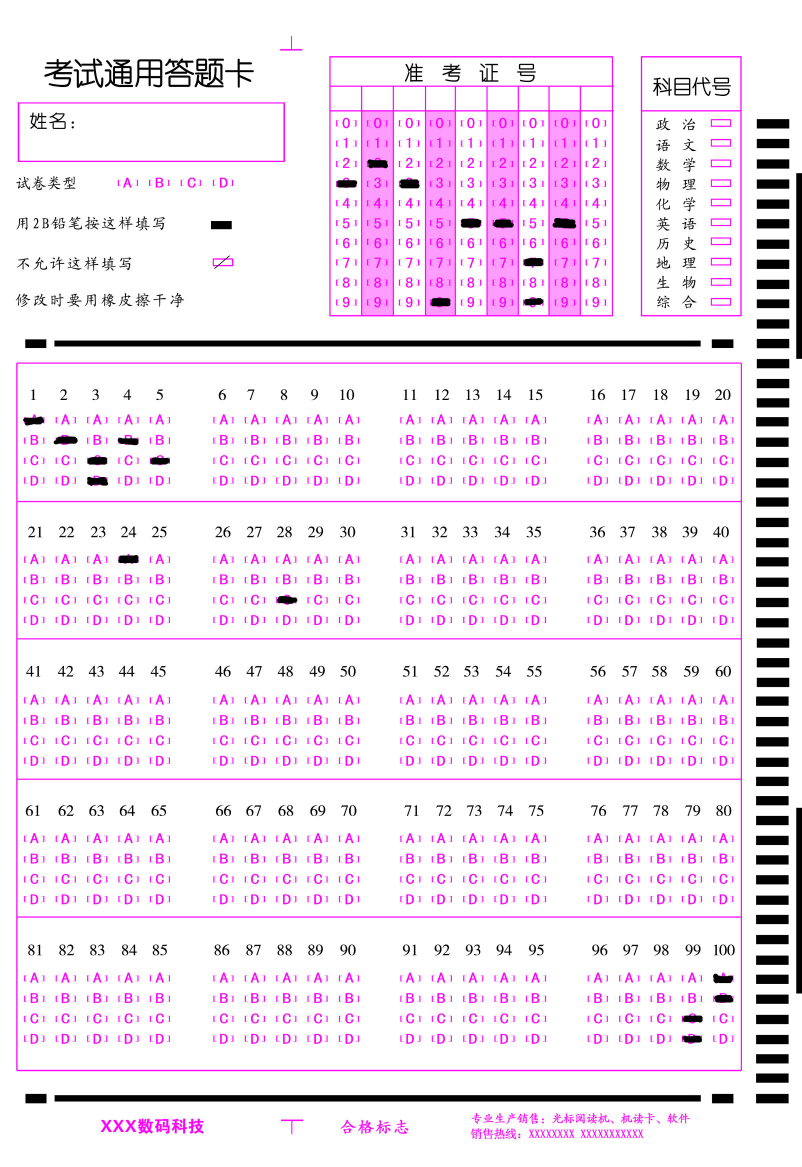
#> input picture py/xin.jpg, 2406 x 3499 px, found by its file name (shown at 1/3 size)
$ python test1.py   (older library calls are emulated)
#> lines starting #> are read from the running program, lines starting #| are printed output that depends on the picture; after the words box and inside, x2 and y2 are one past the last pixel; in counts of white or black regions, pixels touching at a corner belong together
#> in main, image is the input picture: shape (3499, 2406, 3); mean B, G, R 243.6, 230.8, 243.7
import cv2
import matplotlib.pyplot as plt
import imutils
from imutils.perspective import four_point_transform
import numpy as np
def get_init_process_img(roi_img):
    """
    对图片进行初始化处理，包括，梯度化，高斯模糊，二值化，腐蚀，膨胀和边缘检测
    :param roi_img: ndarray
    :return: ndarray
    """
    h = cv2.Sobel(roi_img, cv2.CV_32F, 0, 1, -1)
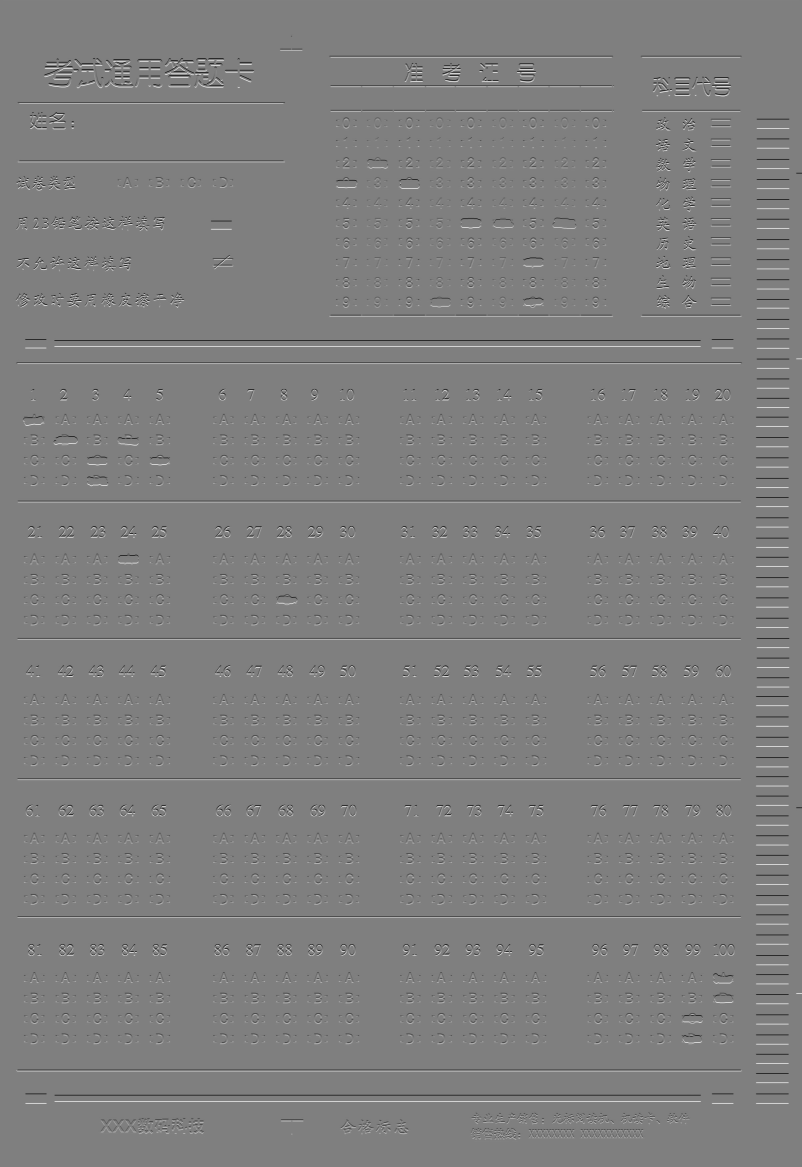
#> h: shape (3499, 2406) float32 (shown at 1/3 size); min -1020, max 1020, mean 0; drawn with min black and max white
    v = cv2.Sobel(roi_img, cv2.CV_32F, 1, 0, -1)
    img = cv2.add(h, v)
    img = cv2.convertScaleAbs(img)
    img = cv2.GaussianBlur(img, (3, 3), 0)
    ret, img = cv2.threshold(img, 120, 255, cv2.THRESH_BINARY)
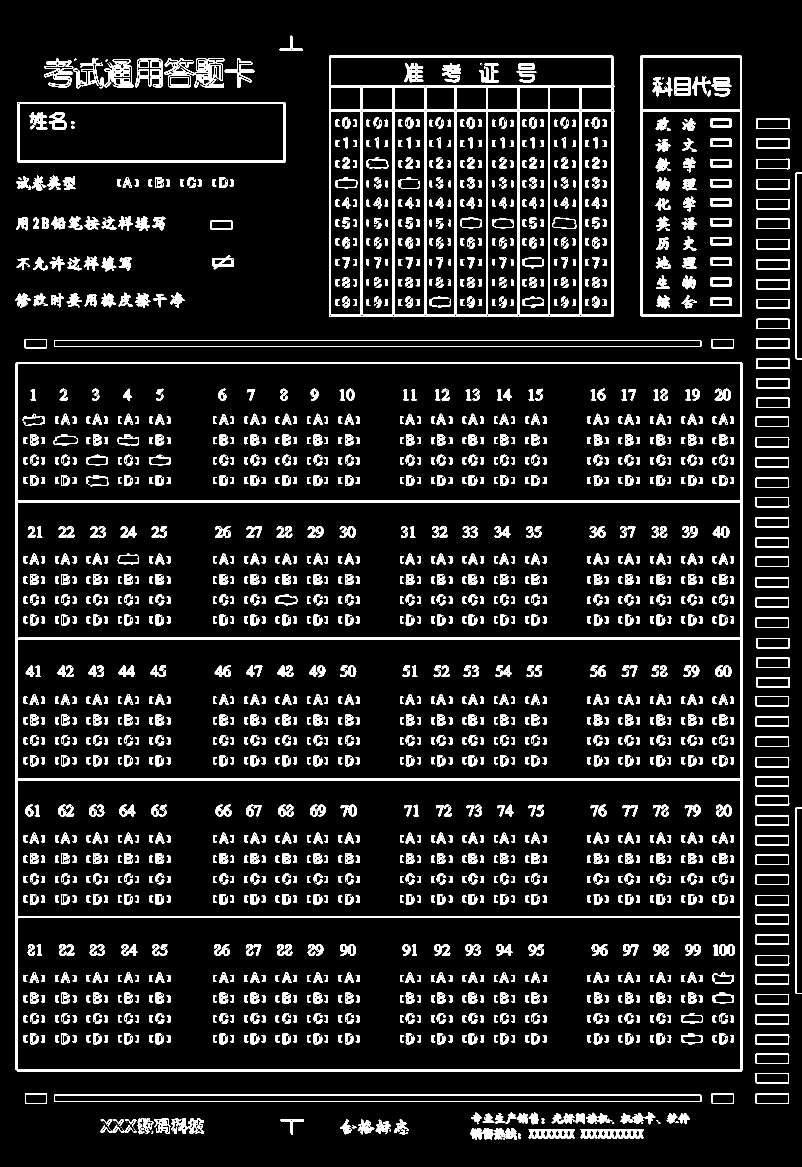
#> img: shape (3499, 2406) (shown at 1/3 size); 9.5% white; 2236 white regions (53 under 20 px), largest, box (x1, y1, x2, y2) and area: (47, 1086, 2227, 3215) 112068, (987, 167, 1843, 951) 63637, (1921, 167, 2226, 951) 14125
    kernel = np.ones((1, 1), np.uint8)
    img = cv2.erode(img, kernel, iterations=1)
    img = cv2.dilate(img, kernel, iterations=2)
    img = cv2.erode(img, kernel, iterations=1)
    img = cv2.dilate(img, kernel, iterations=2)
    img = imutils.auto_canny(img)
#> img: shape (3499, 2406); 4.2% white in thin lines or dots
    return img

def main():
	#读入图片
	image = cv2.imread("/usr/www/scrapy/py/xin.jpg")
	#转换为灰度图像
	gray = cv2.cvtColor(image, cv2.COLOR_BGR2GRAY)
	# #高斯滤波
	# blurred = cv2.GaussianBlur(gray, (3, 3), 0)
	# #自适应二值化方法
	# blurred = cv2.adaptiveThreshold(blurred,255,cv2.ADAPTIVE_THRESH_MEAN_C,cv2.THRESH_BINARY,51,2)
	# '''
	# adaptiveThreshold函数：第一个参数src指原图像，原图像应该是灰度图。
	#     第二个参数x指当像素值高于（有时是小于）阈值时应该被赋予的新的像素值
	#     第三个参数adaptive_method 指： CV_ADAPTIVE_THRESH_MEAN_C 或 CV_ADAPTIVE_THRESH_GAUSSIAN_C
	#     第四个参数threshold_type  指取阈值类型：必须是下者之一
	#                                  •  CV_THRESH_BINARY,
	#                         • CV_THRESH_BINARY_INV
	#      第五个参数 block_size 指用来计算阈值的象素邻域大小: 3, 5, 7, ...
	#     第六个参数param1    指与方法有关的参数。对方法CV_ADAPTIVE_THRESH_MEAN_C 和 CV_ADAPTIVE_THRESH_GAUSSIAN_C， 它是一个从均值或加权均值提取的常数, 尽管它可以是负数。
	# '''
	# #这一步可有可无，主要是增加一圈白框，以免刚好卷子边框压线后期边缘检测无果。好的样本图就不用考虑这种问题
	# #blurred = cv2.copyMakeBorder(blurred,5,5,5,5,cv2.BORDER_CONSTANT,value=(255,255,255))
	blurred = get_init_process_img(gray)
	cv2.imwrite('/usr/www/scrapy/py/11.jpg', blurred)


	#canny边缘检测
	edged = cv2.Canny(blurred, 10, 100)
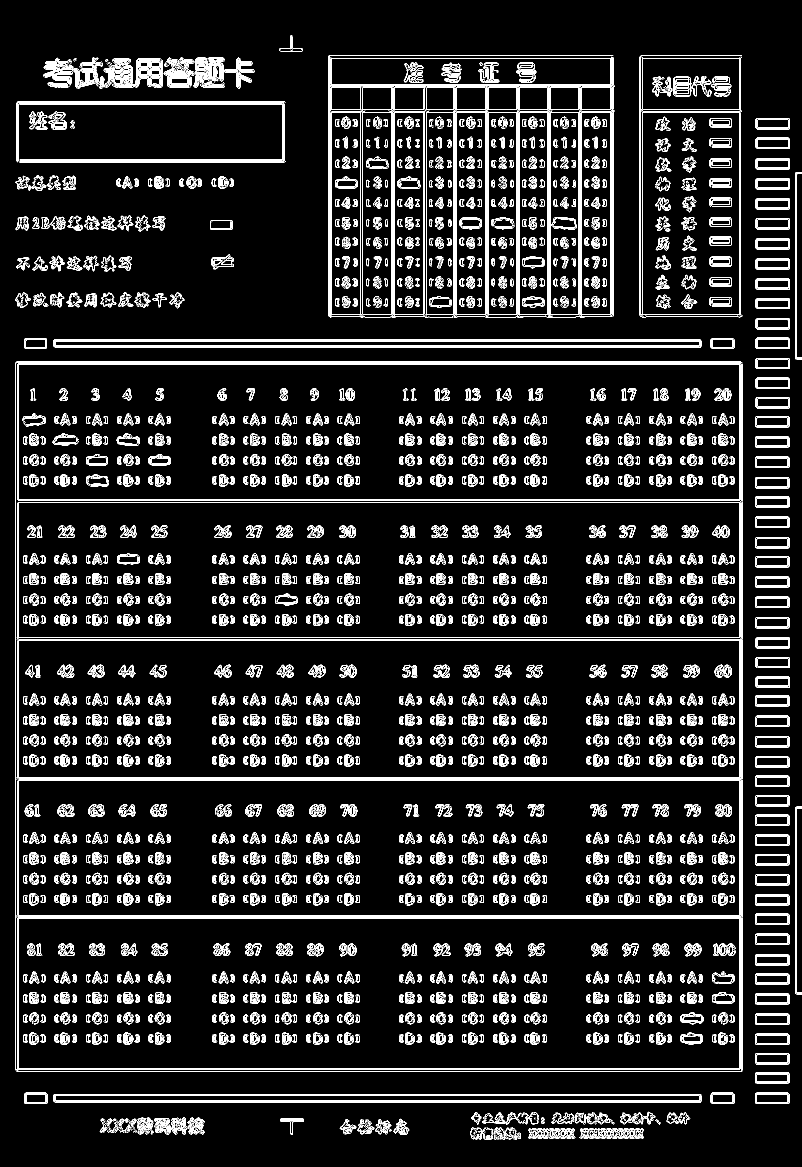
#> edged: shape (3499, 2406) (shown at 1/3 size); 6.4% white in thin lines or dots

	# cv2.imwrite('/usr/www/scrapy/py/11_1.jpg', edged)
	# 从边缘图中寻找轮廓，然后初始化答题卡对应的轮廓
	'''
	findContours
	image -- 要查找轮廓的原图像
	mode -- 轮廓的检索模式，它有四种模式：
	     cv2.RETR_EXTERNAL  表示只检测外轮廓
	     cv2.RETR_LIST 检测的轮廓不建立等级关系
	     cv2.RETR_CCOMP 建立两个等级的轮廓，上面的一层为外边界，里面的一层为内孔的边界信息。如果内孔内还有一个连通物体，
	              这个物体的边界也在顶层。
	     cv2.RETR_TREE 建立一个等级树结构的轮廓。
	method --  轮廓的近似办法：
	     cv2.CHAIN_APPROX_NONE 存储所有的轮廓点，相邻的两个点的像素位置差不超过1，即max （abs (x1 - x2), abs(y2 - y1) == 1
	     cv2.CHAIN_APPROX_SIMPLE 压缩水平方向，垂直方向，对角线方向的元素，只保留该方向的终点坐标，例如一个矩形轮廓只需
	                       4个点来保存轮廓信息
	      cv2.CHAIN_APPROX_TC89_L1，CV_CHAIN_APPROX_TC89_KCOS使用teh-Chinl chain 近似算法
	'''
	cnts = cv2.findContours(edged, cv2.RETR_EXTERNAL,cv2.CHAIN_APPROX_SIMPLE)
#> cnts = 3565 contours, 3332 with area under 20; largest, box (x1, y1, x2, y2) and area: (49, 2748, 2224, 3208) 978583, (49, 1920, 2220, 2336) 894144, (45, 1084, 2223, 3211) 889733, (54, 2341, 2220, 2747) 876824, (50, 1508, 2220, 1915) 872496
	cnts = cnts[0] if imutils.is_cv2() else cnts[1]

	docCnt = None
	# 确保至少有一个轮廓被找到
	if len(cnts) > 0:
	    # 将轮廓按大小降序排序
	    cnts = sorted(cnts, key=cv2.contourArea, reverse=True)
	    # 对排序后的轮廓循环处理
	    for c in cnts:
	        # 获取近似的轮廓
	        peri = cv2.arcLength(c, True)
	        approx = cv2.approxPolyDP(c, 0.02 * peri, True)
	        # 如果近似轮廓有四个顶点，那么就认为找到了答题卡
	        if len(approx) == 4:
	            docCnt = approx
	            break
#> this loop made 4 passes
#> (peri, docCnt) on pass 4: (5138.8, [[54, 2342], [54, 2746], [2219, 2746], [2218, 2341]])
#> peri on passes 1 to 3: 10486.6, 10319.8, 18915.6
	elif len(cnts)<=0:
		print("未找到答题卡轮廓，重新扫描\n")
		return

	newimage = image.copy()
	for i in docCnt:
	    #circle函数为在图像上作图，新建了一个图像用来演示四角选取
		cv2.circle(newimage, (i[0][0],i[0][1]), 50, (255, 0, 0), -1)
#> this loop made 4 passes
#> i on passes 1 to 4: [[54, 2342]], [[54, 2746]], [[2219, 2746]], [[2218, 2341]]

	cv2.imwrite('/usr/www/scrapy/py/22.jpg', newimage)


	paper = four_point_transform(image, docCnt.reshape(4, 2))
	warped = four_point_transform(gray, docCnt.reshape(4, 2))

	cv2.imwrite('/usr/www/scrapy/py/33.jpg', paper)
	cv2.imwrite('/usr/www/scrapy/py/44.jpg', warped)


	# 对灰度图应用二值化算法
	thresh=cv2.adaptiveThreshold(warped,255,cv2.ADAPTIVE_THRESH_MEAN_C,cv2.THRESH_BINARY,53,2)
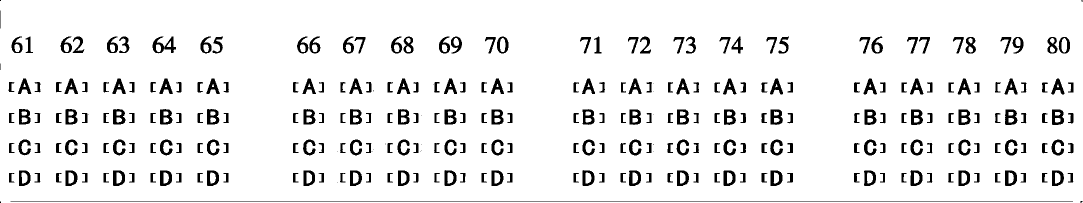
#> thresh: shape (405, 2165) (shown at 1/2 size); 92.1% white; 305 black regions (24 under 20 px), largest, box (x1, y1, x2, y2) and area: (21, 403, 2146, 404) 2125, (305, 73, 352, 107) 686, (2010, 219, 2035, 250) 522

	width1 = 2400
	height1 = 2800

	#重塑可能用到的图像
	thresh = cv2.resize(thresh, (width1, height1), cv2.INTER_LANCZOS4)
#> thresh: shape (2800, 2400)
	paper = cv2.resize(paper, (width1, height1), cv2.INTER_LANCZOS4)
#> paper: shape (2800, 2400, 3)
	warped = cv2.resize(warped, (width1, height1), cv2.INTER_LANCZOS4)
#> warped: shape (2800, 2400)
	#均值滤波
	ChQImg = cv2.blur(thresh, (23, 23))
	#二进制二值化
	ChQImg = cv2.threshold(ChQImg, 100, 225, cv2.THRESH_BINARY)[1]
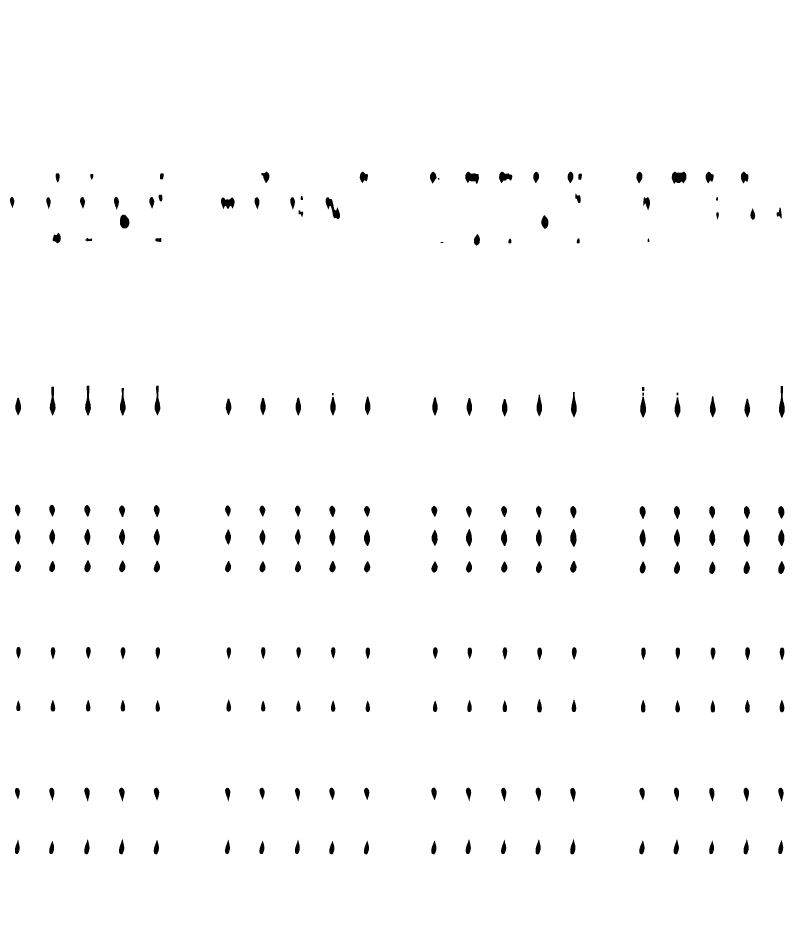
#> ChQImg: shape (2800, 2400) (shown at 1/3 size); values 0 (black) and 225 (white), 98.7% white; 208 black regions

	cv2.imwrite('/usr/www/scrapy/py/55.jpg', thresh)
	cv2.imwrite('/usr/www/scrapy/py/66.jpg', ChQImg)


	'''
	    threshold 参数说明
	    第一个参数 src    指原图像，原图像应该是灰度图。
	   第二个参数 x      指用来对像素值进行分类的阈值。
	   第三个参数 y      指当像素值高于（有时是小于）阈值时应该被赋予的新的像素值
	   第四个参数 Methods  指，不同的不同的阈值方法，这些方法包括：
	                •cv2.THRESH_BINARY
	                •cv2.THRESH_BINARY_INV
	                •cv2.THRESH_TRUNC
	                •cv2.THRESH_TOZERO
	                •cv2.THRESH_TOZERO_INV
	'''


	# 在二值图像中查找轮廓
	cnts = cv2.findContours(ChQImg, cv2.RETR_TREE, cv2.CHAIN_APPROX_SIMPLE)
#> cnts = 209 contours; largest, box (x1, y1, x2, y2) and area: (0, 0, 2400, 2800) 6714801, (2014, 514, 2060, 552) 1316, (976, 591, 1021, 658) 1248, (1395, 514, 1438, 553) 1066, (662, 592, 705, 628) 1062
	cnts = cnts[0] if imutils.is_cv2() else cnts[1]
	Answer = []

	for c in cnts:
	     # 计算轮廓的边界框，然后利用边界框数据计算宽高比
	      (x, y, w, h) = cv2.boundingRect(c)
	      #if (w > 60 & h > 20)and y>900 and y<2000:
	      if w > 70 and h > 24 and y>1590 and y<2760:  #90 60
	            M = cv2.moments(c)
	            cX = int(M["m10"] / M["m00"])
	            cY = int(M["m01"] / M["m00"])


	            #绘制中心及其轮廓
	            cv2.drawContours(paper, c, -1, (0, 0, 255), 5, lineType=0)
	            cv2.circle(paper, (cX, cY), 7, (255, 255, 255), -1)

	            #保存选中模块的中心坐标
	            Answer.append((cX, cY))
#> this loop made 209 passes
#> (x, y, w, h) on passes 2 to 4: (987, 2522, 17, 42), (147, 2522, 16, 41), (1293, 2521, 17, 43)
#> after the loop, Answer = []

	cv2.imwrite('/usr/www/scrapy/py/77.jpg', paper)

	print(Answer)
	print(len(Answer))
#| 0
	return

	xt1 = [69, 132, 255, 378, 501, 651, 723, 846, 969, 1092, 1233, 1314, 1437, 1560, 1680, 1824, 1905, 2028, 2154, 2280, 2370]  #选项左侧x坐标 21
	yt1 = [948, 1017, 1089, 1155, 1227, 1317, 1383, 1455, 1524, 1593, 1683, 1752, 1821, 1893, 1962, 2001]                       #选项上测y坐标 16

	IDAnswer = {}
	for i in Answer:
	    for j in range(0,len(xt1)-1):
	        if i[0]>xt1[j] and i[0]<xt1[j+1]:
	            for k in range(0,len(yt1)-1):
	                if i[1]>yt1[k] and i[1]<yt1[k+1]:
	                    rs = judge0(j,k)
	                    if rs[1] == "":
	                    	print("存在题号太宽的情况，即为无效值\n")
	                    	continue
	                    if rs[0] in IDAnswer:
	                    	IDAnswer[rs[0]].append(rs[1])
	                    	IDAnswer[rs[0]].sort()
	                    else:
	                    	IDAnswer[rs[0]] = []
	                    	IDAnswer[rs[0]].append(rs[1])

	if len(IDAnswer) <= 0:
		print("白卷，没有任何结果\n")
		return
	result = {}
	for key in range(1, len(IDAnswer)+1): #之后改为总题数 没写的自然就定为：题号：空
		if key not in IDAnswer:
			result[key] = ""
			continue
		result[key] = IDAnswer[key]


	print(result)
	print(len(result))


def judgey0(y):
    if (y / 5 < 1):
        return  y + 1
    elif y / 5 < 2 and y/5>=1:
        return y % 5 + 20 + 1
    else:
        return y % 5 + 40 + 1
def judgex0(x):
    if(x%5==1):
        return 'A'
    elif(x%5==2):
        return 'B'
    elif(x%5==3):
        return 'C'
    elif(x%5==4):
        return 'D'
    elif(x%5==0):  #如果是题号 返回空
    	return ''
def judge0(x,y):
    if x/5<1 :
        #print(judgey0(y))
        return (judgey0(y),judgex0(x))
    elif x/5<2 and x/5>=1:
        #print(judgey0(y)+5)
        return (judgey0(y)+5,judgex0(x))
    elif x/5<3 and x/5>=2:
       # print(judgey0(y)+10)
        return (judgey0(y)+10,judgex0(x))
    else:
        #print(judgey0(y)+15)
        return (judgey0(y)+15,judgex0(x))

if __name__ == "__main__":
	main()
